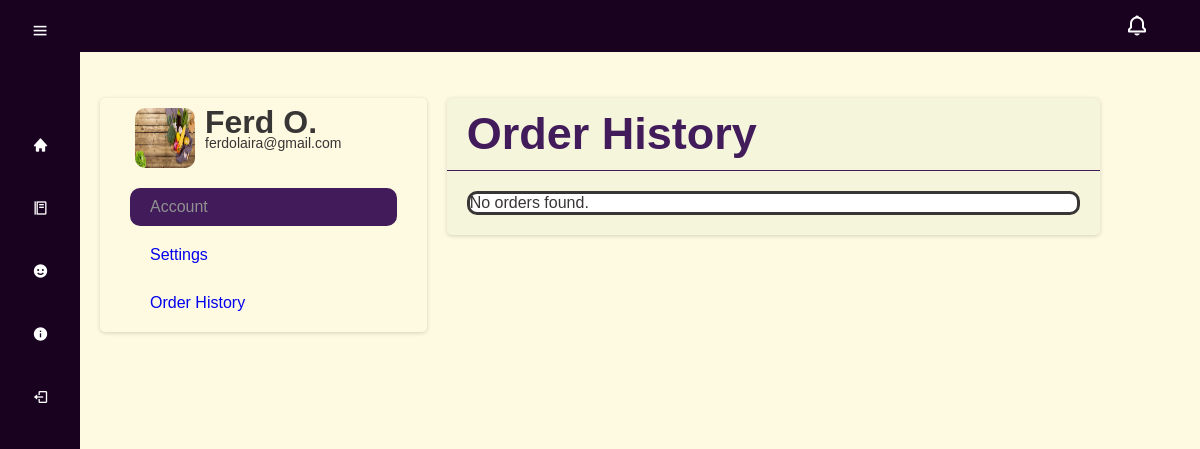
/SAAD/orderhistory.php (signed in), run on an earlier commit of the app's database.
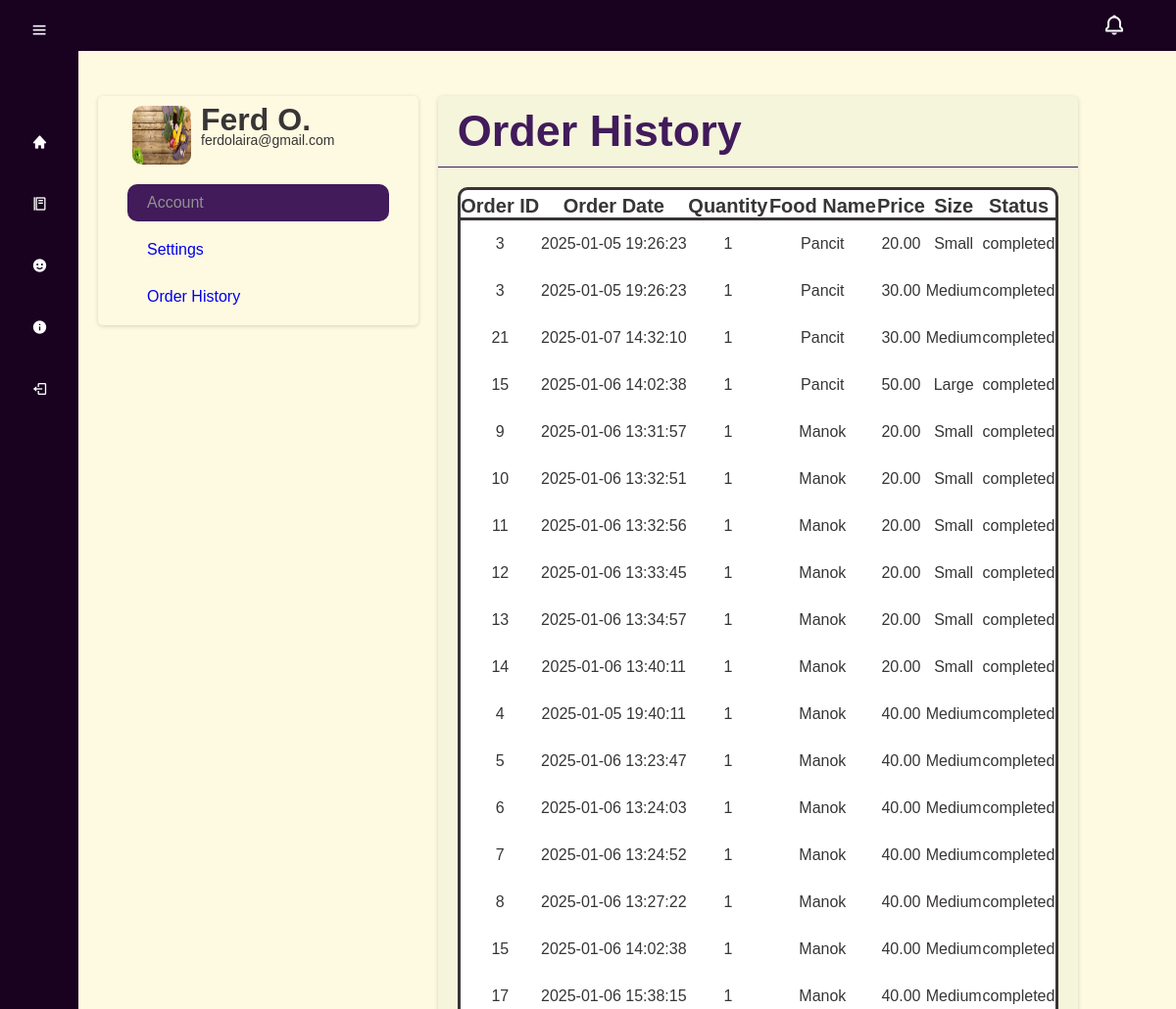
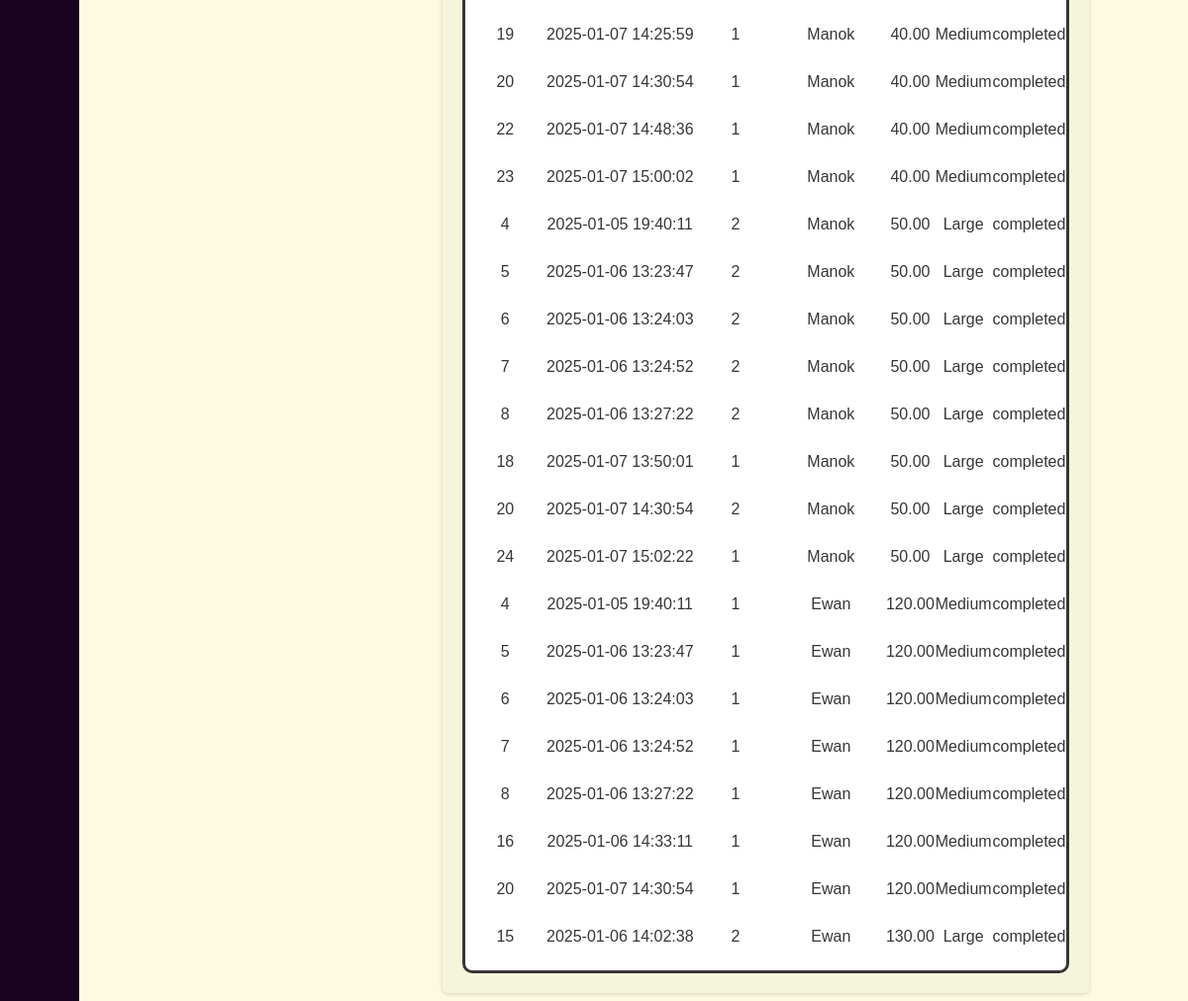
And on a later commit of the database (2 pictures, top to bottom).
### tables this page shows
CREATE TABLE `orders` (
  `order_id` int(11) NOT NULL,
  `user_id` int(11) NOT NULL,
  `order_date` datetime DEFAULT current_timestamp(),
  `total_price` decimal(10,2) DEFAULT NULL,
  `status` varchar(20) DEFAULT 'pending'
);

CREATE TABLE `order_items` (
  `order_item_id` int(11) NOT NULL,
  `order_id` int(11) NOT NULL,
  `pricing_id` int(11) NOT NULL,
  `quantity` int(11) NOT NULL
);

CREATE TABLE `food` (
  `food_id` int(10) NOT NULL,
  `Name` varchar(20) NOT NULL,
  `Description` varchar(50) NOT NULL,
  `Image` varchar(50) NOT NULL,
  `Time` varchar(20) NOT NULL,
  `category` varchar(50) NOT NULL DEFAULT 'Uncategorized'
);

CREATE TABLE `food_size_pricing` (
  `pricing_id` int(11) NOT NULL,
  `food_id` int(11) NOT NULL,
  `size_id` int(11) NOT NULL,
  `price` decimal(10,2) NOT NULL
);

CREATE TABLE `size` (
  `size_id` int(11) NOT NULL,
  `size_name` varchar(50) NOT NULL
);

### SAAD/orderhistory.php (the view, shortened to what this page needs)
<!DOCTYPE html>
<html lang="en">
<head>
    <link rel="stylesheet" type="text/css" href="css/menu.css">
    <link href='https://unpkg.com/boxicons@2.1.4/css/boxicons.min.css' rel='stylesheet'>
</head>
<body>
    <label for="bell" class="label-bell"><i class="bx bx-bell"></i></label>
    <h3 class="head-t">1</h3>
    <div class="sidebar">
        <div class="top">
            <i class="bx bx-menu" id="btn"></i>
        </div>
        <div class="user">
            <div>
            </div>
        </div>
        <ul>
            <li>
                <a href="homepage.php">
                    <i class="bx bxs-home"></i>
                </a>
            </li>
            <li>
                <a href="menu.php">
                    <i class="bx bx-food-menu"></i>
                </a>
            </li>
            <li>
                <a href="profile.php">
                    <i class="bx bxs-smile"></i>
                </a>
            </li>
            <li>
                <a href="aboutus.php">
                    <i class="bx bxs-info-circle"></i>
                </a>
            </li>
            <li>
                <a href="login.php">
                    <i class="bx bx-log-out"></i>
                </a>
            </li>
        </ul>
    </div>
    <div class="profile-container">
        <div class="profile">
            <div class="profile-header">
                <img class="profile-img" src="pics/sample.jpg">
                <div class="profile-text-container">
                    <h1 class="profile-tile"><?php echo $_SESSION['userinfo']['Fname'] . ' ' . substr($_SESSION['userinfo']['Lname'], 0, 1) . '.'; ?></h1>
                    <p class="profile-email"><?php echo $_SESSION['userinfo']['Email']; ?></p>
                </div>
            </div>
            <div class="account-info">
                <a href="profile.php" class="account-link"><span class="fa solid fa-user account-icon"></span>Account</a>
                <a href="settings.php" class="account-link"><span class="fa solid fa-gear account-icon"></span>Settings</a>
                <a href="orderhistory.php" class="account-link"><span class="fa solid fa-user account-icon"></span>Order History</a>
            </div>
        </div>
        <form class="account" method="post">
            <div class="account-header">
                <h1 class="account-title">Order History</h1>
            </div>
            <div class="history-container">
                <div class="history-box">
                    <?php
                    include('connection.php');
                    $user_id = $_SESSION['userinfo']['user_id'];
                    $sql = "SELECT o.order_id, o.order_date, oi.quantity, o.status, f.Name, fs.price, s.size_name
                            FROM orders o
                            JOIN order_items oi ON o.order_id = oi.order_id
                            JOIN food_size_pricing fs ON oi.pricing_id = fs.pricing_id
                            JOIN food f ON fs.food_id = f.food_id
                            JOIN size s ON fs.size_id = s.size_id
                            WHERE o.user_id = '$user_id'";
                    $result = $conn->query($sql);
                    if ($result->num_rows > 0) {
                        echo '<table class="history-header">';
                        echo '<tr class="h-header">';
                        echo '<th>Order ID</th>';
                        echo '<th>Order Date</th>';
                        echo '<th>Quantity</th>';
                        echo '<th>Food Name</th>';
                        echo '<th>Price</th>';
                        echo '<th>Size</th>';
                        echo '<th>Status</th>';
                        echo '</tr>';
                        while ($row = $result->fetch_assoc()) {
                            echo '<tr>';
                            echo '<td>' . $row['order_id'] . '</td>';
                            echo '<td>' . $row['order_date'] . '</td>';
                            echo '<td>' . $row['quantity'] . '</td>';
                            echo '<td>' . $row['Name'] . '</td>';
                            echo '<td>' . $row['price'] . '</td>';
                            echo '<td>' . $row['size_name'] . '</td>';
                            echo '<td>' . $row['status'] . '</td>';
                            echo '</tr>';
                        }
                        echo '</table>';
                    } else {
                        echo 'No orders found.';
                    }
                    ?>
                </div>
            </div>
        </form>
    </div>
</body>
</html>

What changed in the data, as far as the page shows it:
added orders: order_id "3", order_date "2025-01-05 19:26:23", order_items.quantity "1", food.Name "Pancit", food_size_pricing.price "20.00", size.size_name "Small", status "completed", food_size_pricing.price "30.00", size.size_name "Medium"
added orders: order_id "21", order_date "2025-01-07 14:32:10", order_items.quantity "1", food.Name "Pancit", food_size_pricing.price "30.00", size.size_name "Medium", status "completed"
added orders: order_id "15", order_date "2025-01-06 14:02:38", order_items.quantity "1", food.Name "Pancit", food_size_pricing.price "50.00", size.size_name "Large", status "completed", food.Name "Manok", food_size_pricing.price "40.00", size.size_name "Medium", order_items.quantity "2", food.Name "Ewan", food_size_pricing.price "130.00"
added orders: order_id "9", order_date "2025-01-06 13:31:57", order_items.quantity "1", food.Name "Manok", food_size_pricing.price "20.00", size.size_name "Small", status "completed"
added orders: order_id "10", order_date "2025-01-06 13:32:51", order_items.quantity "1", food.Name "Manok", food_size_pricing.price "20.00", size.size_name "Small", status "completed"
added orders: order_id "11", order_date "2025-01-06 13:32:56", order_items.quantity "1", food.Name "Manok", food_size_pricing.price "20.00", size.size_name "Small", status "completed"
added orders: order_id "12", order_date "2025-01-06 13:33:45", order_items.quantity "1", food.Name "Manok", food_size_pricing.price "20.00", size.size_name "Small", status "completed"
added orders: order_id "13", order_date "2025-01-06 13:34:57", order_items.quantity "1", food.Name "Manok", food_size_pricing.price "20.00", size.size_name "Small", status "completed"
added orders: order_id "14", order_date "2025-01-06 13:40:11", order_items.quantity "1", food.Name "Manok", food_size_pricing.price "20.00", size.size_name "Small", status "completed"
added orders: order_id "4", order_date "2025-01-05 19:40:11", order_items.quantity "1", food.Name "Manok", food_size_pricing.price "40.00", size.size_name "Medium", status "completed", order_items.quantity "2", food_size_pricing.price "50.00", size.size_name "Large", food.Name "Ewan", food_size_pricing.price "120.00"
added orders: order_id "5", order_date "2025-01-06 13:23:47", order_items.quantity "1", food.Name "Manok", food_size_pricing.price "40.00", size.size_name "Medium", status "completed", order_items.quantity "2", food_size_pricing.price "50.00", size.size_name "Large", food.Name "Ewan", food_size_pricing.price "120.00"
added orders: order_id "6", order_date "2025-01-06 13:24:03", order_items.quantity "1", food.Name "Manok", food_size_pricing.price "40.00", size.size_name "Medium", status "completed", order_items.quantity "2", food_size_pricing.price "50.00", size.size_name "Large", food.Name "Ewan", food_size_pricing.price "120.00"
added orders: order_id "7", order_date "2025-01-06 13:24:52", order_items.quantity "1", food.Name "Manok", food_size_pricing.price "40.00", size.size_name "Medium", status "completed", order_items.quantity "2", food_size_pricing.price "50.00", size.size_name "Large", food.Name "Ewan", food_size_pricing.price "120.00"
added orders: order_id "8", order_date "2025-01-06 13:27:22", order_items.quantity "1", food.Name "Manok", food_size_pricing.price "40.00", size.size_name "Medium", status "completed", order_items.quantity "2", food_size_pricing.price "50.00", size.size_name "Large", food.Name "Ewan", food_size_pricing.price "120.00"
added orders: order_id "17", order_date "2025-01-06 15:38:15", order_items.quantity "1", food.Name "Manok", food_size_pricing.price "40.00", size.size_name "Medium", status "completed"
added orders: order_id "19", order_date "2025-01-07 14:25:59", order_items.quantity "1", food.Name "Manok", food_size_pricing.price "40.00", size.size_name "Medium", status "completed"
added orders: order_id "20", order_date "2025-01-07 14:30:54", order_items.quantity "1", food.Name "Manok", food_size_pricing.price "40.00", size.size_name "Medium", status "completed", order_items.quantity "2", food_size_pricing.price "50.00", size.size_name "Large", food.Name "Ewan", food_size_pricing.price "120.00"
added orders: order_id "22", order_date "2025-01-07 14:48:36", order_items.quantity "1", food.Name "Manok", food_size_pricing.price "40.00", size.size_name "Medium", status "completed"
added orders: order_id "23", order_date "2025-01-07 15:00:02", order_items.quantity "1", food.Name "Manok", food_size_pricing.price "40.00", size.size_name "Medium", status "completed"
added orders: order_id "18", order_date "2025-01-07 13:50:01", order_items.quantity "1", food.Name "Manok", food_size_pricing.price "50.00", size.size_name "Large", status "completed"
added orders: order_id "24", order_date "2025-01-07 15:02:22", order_items.quantity "1", food.Name "Manok", food_size_pricing.price "50.00", size.size_name "Large", status "completed"
added orders: order_id "16", order_date "2025-01-06 14:33:11", order_items.quantity "1", food.Name "Ewan", food_size_pricing.price "120.00", size.size_name "Medium", status "completed"
Also different on the page:
text no longer shown: "No orders found."
text now shown: "Order ID Order Date Quantity Food Name Price Size Status"
